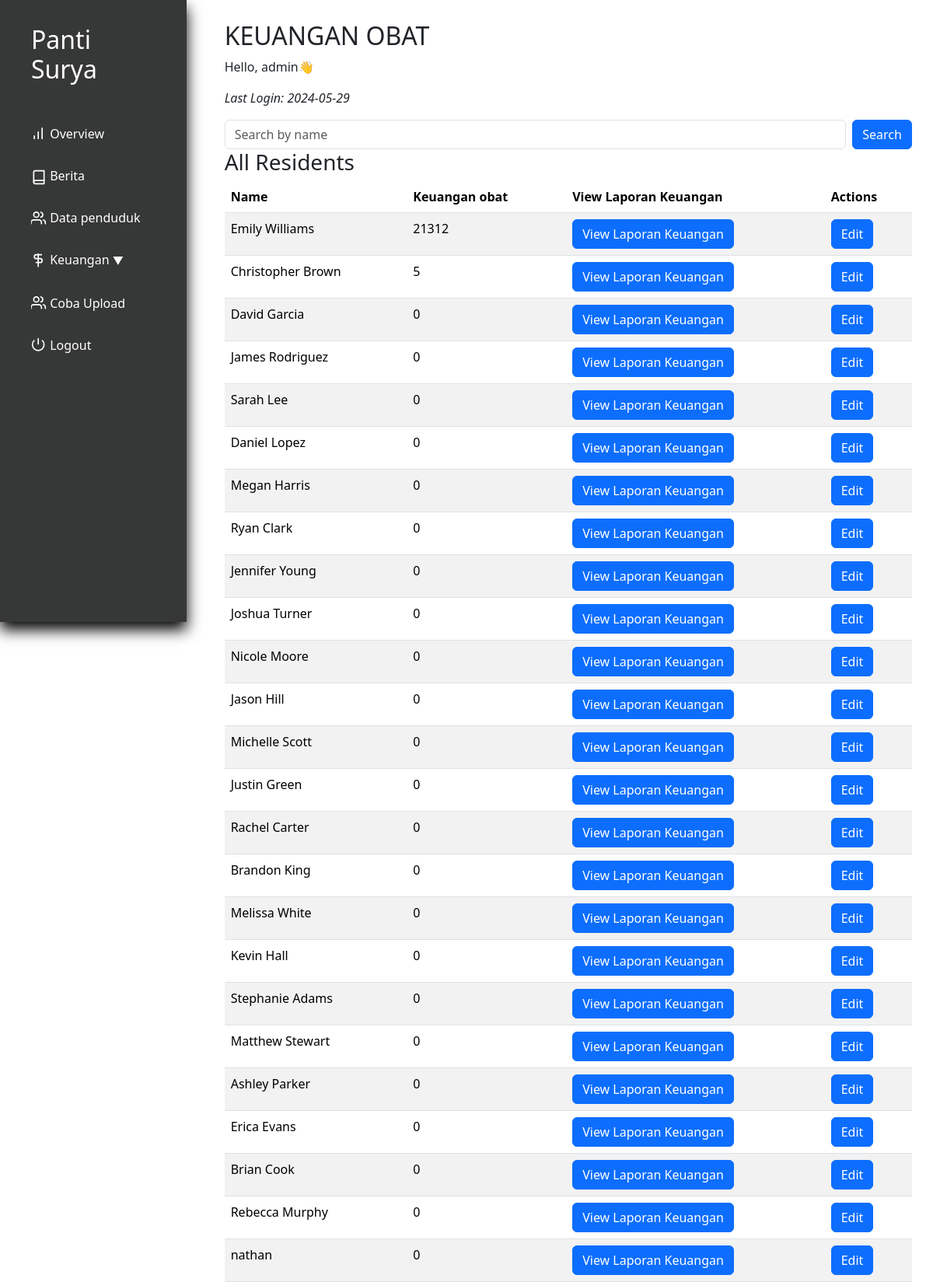
/keuangan_obat.php (signed in), run on the app's committed database.
### tables this page shows
CREATE TABLE `penduduk` (
  `id` int(11) NOT NULL,
  `nama` varchar(250) NOT NULL,
  `alamat` varchar(100) NOT NULL,
  `pengobatan_terakhir` date DEFAULT NULL,
  `email` varchar(200) DEFAULT NULL,
  `notelp` varchar(15) NOT NULL,
  `keuangan_pondokkan` int(11) NOT NULL,
  `keuangan_tabungan` int(11) NOT NULL,
  `keuangan_obat` int(11) NOT NULL,
  `keuangan_total` int(11) NOT NULL,
  `profile_picture` varchar(100) NOT NULL,
  `KTP` longblob NOT NULL,
  `KK` longblob NOT NULL,
  `BPJS` longblob NOT NULL,
  `keuangan_deposit` int(11) NOT NULL
);

### utils.php (called while the page is built, shortened)
<?php
class myDB
{
    private $host = "localhost";
    private $username = "root";
    private $password = "";
    private $database = "pantisurya";
    private $db;
    function __construct()
    {
        if ($this->db == null) {
            try {
                $this->db = new PDO("mysql:host=$this->host;dbname=$this->database", $this->username, $this->password);
                $this->db->setAttribute(PDO::ATTR_ERRMODE, PDO::ERRMODE_EXCEPTION);
            } catch (PDOException $e) {
                echo "Connection failed: " . $e->getMessage();
            }
        }
    }
    public function prepare($query)
    {
        return $this->db->prepare($query);
    }
}

### keuangan_obat.php (the view, shortened to what this page needs)
<?php
require "utils.php";
$db = new myDB();
$stmt_all_residents = $db->prepare("SELECT * FROM penduduk");
$stmt_all_residents->execute();
$residents = $stmt_all_residents->fetchAll(PDO::FETCH_ASSOC);
?>
<!DOCTYPE html>
<html lang="en">
<head>
    <link href="https://cdn.jsdelivr.net/npm/bootstrap@5.3.3/dist/css/bootstrap.min.css" rel="stylesheet">
    <link rel="stylesheet" href="layout/indexstyle.css">
</head>
<body>
    <div class="app">
        <div class="dashboard">
            <?php include 'nav.php'?>
            <div class="main">
                <h2>KEUANGAN OBAT</h2>
                <p>Hello, <?php echo isset($_SESSION["username"]) ? $_SESSION["username"] : 'N/A'; ?>👋</p>
                <p style="font-style: italic;">Last Login: <?php echo isset($_SESSION["last_access"]) ? $_SESSION["last_access"] : 'N/A'; ?></p>
                <div class="search-bar">
                    <form method="POST" class="d-flex">
                        <input type="text" name="search" placeholder="Search by name" class="form-control me-2">
                        <button type="submit" class="btn btn-primary">Search</button>
                    </form>
                </div>
                <div class="residents-table">
                    <h3>All Residents</h3>
                    <table class="table table-striped">
                        <thead>
                            <tr>
                                <th>Name</th>
                                <th>Keuangan obat</th>
                                <th>View Laporan Keuangan</th>
                                <th>Actions</th>
                            </tr>
                        </thead>
                        <tbody>
                            <?php foreach($residents as $resident): ?>
                            <tr>
                                <td><?php echo $resident['nama']; ?></td>
                                <td><?php echo $resident['keuangan_obat']; ?></td>
                                <td><button onclick="window.location.href='laporankeuangan.php?id=<?php echo $resident['id']; ?>'" class="btn btn-primary">View Laporan Keuangan</button></td>
                                <td><a href="edit_balance_obat.php?id=<?php echo $resident['id']; ?>" class="btn btn-primary">Edit</a></td>
                            </tr>
                            <?php endforeach; ?>
                        </tbody>
                    </table>
                </div>
            </div>
        </div>
    </div>
</body>
</html>

### layout/indexstyle.css (style rules this page uses)
* { box-sizing: border-box; margin: 0; padding: 0; }
.dashboard { display: flex; min-height: 100vh; flex-direction: row; gap: 1.7rem; }
.main { width: 80%; height: 100vh; padding: 1.7rem; }

### data on the page
penduduk: nama "Emily Williams", keuangan_obat "21312"
penduduk: nama "Christopher Brown", keuangan_obat "5"
penduduk: nama "David Garcia", keuangan_obat "0"
penduduk: nama "James Rodriguez", keuangan_obat "0"
penduduk: nama "Sarah Lee", keuangan_obat "0"
penduduk: nama "Daniel Lopez", keuangan_obat "0"
penduduk: nama "Megan Harris", keuangan_obat "0"
penduduk: nama "Ryan Clark", keuangan_obat "0"
penduduk: nama "Jennifer Young", keuangan_obat "0"
penduduk: nama "Joshua Turner", keuangan_obat "0"
penduduk: nama "Nicole Moore", keuangan_obat "0"
penduduk: nama "Jason Hill", keuangan_obat "0"
penduduk: nama "Michelle Scott", keuangan_obat "0"
penduduk: nama "Justin Green", keuangan_obat "0"
penduduk: nama "Rachel Carter", keuangan_obat "0"
penduduk: nama "Brandon King", keuangan_obat "0"
penduduk: nama "Melissa White", keuangan_obat "0"
penduduk: nama "Kevin Hall", keuangan_obat "0"
penduduk: nama "Stephanie Adams", keuangan_obat "0"
penduduk: nama "Matthew Stewart", keuangan_obat "0"
penduduk: nama "Ashley Parker", keuangan_obat "0"
penduduk: nama "Erica Evans", keuangan_obat "0"
penduduk: nama "Brian Cook", keuangan_obat "0"
penduduk: nama "Rebecca Murphy", keuangan_obat "0"
penduduk: nama "nathan", keuangan_obat "0"

### other printed values
$_SESSION["username"] "admin"
$_SESSION["last_access"] "2024-05-29"
